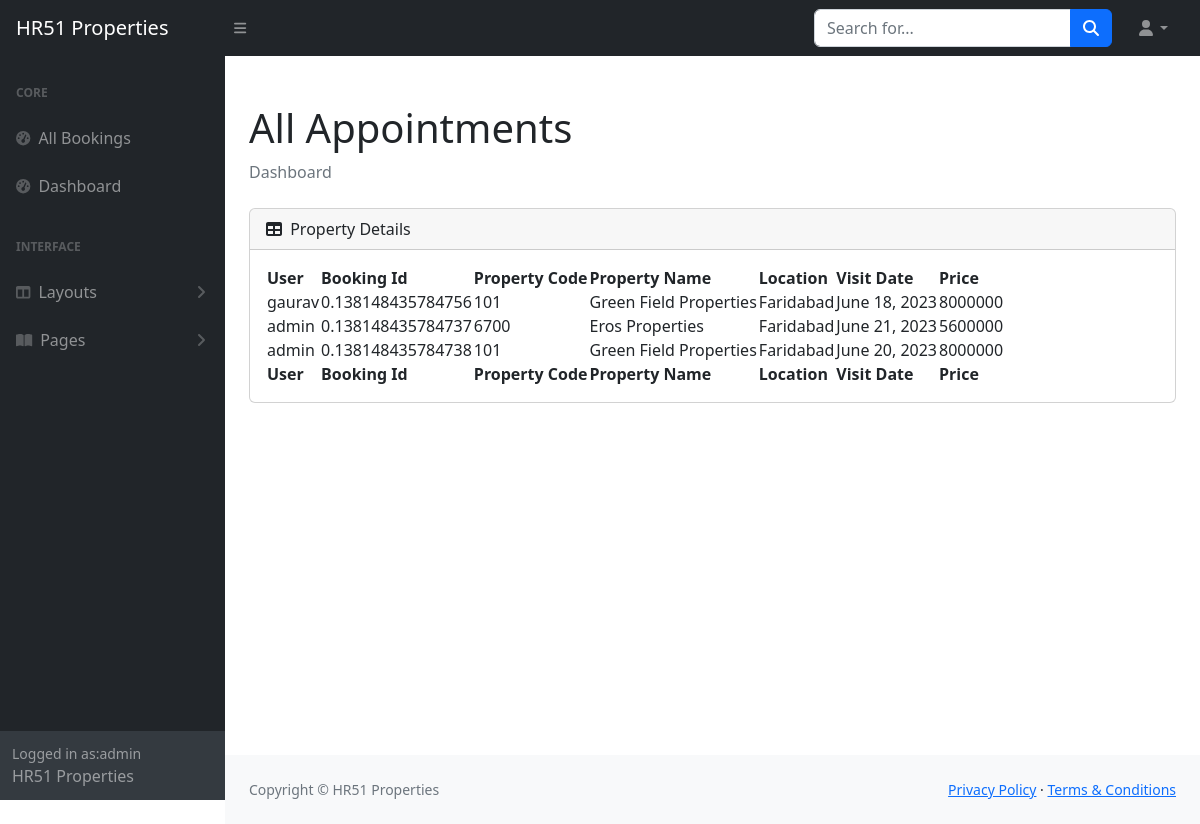
The app's page /staff/allbookings (signed in) with its own data.
### realestate/models.py (models this page shows, shortened)
class Reservation(models.Model):
    check_out = models.DateField(null=True, blank=True)
    room = models.ForeignKey(PropertyView, on_delete = models.CASCADE)
    guest = models.ForeignKey(User, on_delete= models.CASCADE)
    booking_id = models.CharField(max_length=100,default="null")

class PropertyView(models.Model):
    ROOM_STATUS = (
    ("1", "Available"),
    ("2", "Not Available"),
    )
    ROOM_TYPE = (
    ("1", "premium"),
    ("2", "deluxe"),
    ("3","basic"),
    )
    PROP_ROOM = (
    ("1", "1BHK"),
    ("2", "2BHK"),
    ("3", "3BHK"),
    ("4", "4BHK"),
    ("5", "5BHK"),
    ("6", "6BHK"),
    ("7", "7BHK"),
    )
    ROOMOWNERSHIP = (
    ("1", "First Owner"),
    ("2", "Second Owners"),
    ("3", "Third Owners"),
    ("4", "FreeHold"),
    ("5", "Multiple Owners"),
    )
    SIZERATE = (
    ("1", "1"),
    ("2", "2"),
    ("3", "3"),
    ("4", "4"),
    ("5", "5"),
    ("6", "6"),
    ("7", "7"),
    ("8", "8"),
    )
    PROP_STATUS = (
    ("1", "For Sell"),
    ("2", "For Rent/lease"),
    ("3", "Not Available"),
    )
    PROP_TYPE = (
    ("1", "Independent Builder Floor"),
    ("2", "Builder Floor"),
    ("3", "Not Available"),
    )
    title = models.CharField(max_length=50,null=True)
    room_type = models.CharField(max_length=50,choices = ROOM_TYPE)
    prop_status = models.CharField(max_length=50,choices = ROOM_STATUS, null=True)
    prop_sell = models.CharField(max_length=50,choices = PROP_STATUS, null=True)
    prop_type = models.CharField(max_length=50,choices = PROP_TYPE, null=True)
    property_bhk = models.CharField(max_length=50,choices = PROP_ROOM, null=True)
    capacity = models.IntegerField(null=True)
    propety_code = models.IntegerField(null=True)
    price = models.IntegerField(null=True)
    size = models.IntegerField(null=True)
    hotel = models.ForeignKey(Realator, on_delete = models.CASCADE)
    status = models.CharField(choices =ROOM_STATUS,max_length = 15)
    roomnumber = models.IntegerField(null=True)
    yearbuild = models.IntegerField(null=True)
    address = models.CharField(max_length=150, null=True)
    ownership = models.CharField(max_length=150, null=True, choices= ROOMOWNERSHIP)
    Configuration = models.CharField(max_length = 800, null=True)
    content = models.CharField(max_length = 1500, null=True)
    flooring = models.CharField(max_length = 50, null=True)
    parking = models.CharField(max_length = 100, null=True)
    water_source = models.CharField(max_length = 100, null=True)
    widthroad = models.CharField(max_length = 100, null=True)
    powerbackup = models.CharField(max_length = 100, null=True)
    consider = models.CharField(max_length = 2000, null=True)
    nearby = models.CharField(max_length = 200, null=True)
    facing = models.CharField(max_length = 50, null=True)
    property_age = models.CharField(max_length = 10, null=True)
    furnished_details = models.CharField(max_length = 2000, null=True)
    loan_available = models.CharField(max_length=450, null=True)
    image = models.ImageField(upload_to='post/', null=True)
    image1 = models.ImageField(upload_to='post/', null=True)
    image2 = models.ImageField(upload_to='post/', null=True)
    image3 = models.ImageField(upload_to='post/', null=True)
    image4 = models.ImageField(upload_to='post/', null=True)
    url = models.CharField(max_length=100, null=True)
    map = models.CharField(max_length=450, null=True)
    is_published = models.BooleanField(default=True, null=True)
    post_date = models.DateTimeField(auto_now_add=True, null=True, blank=True)
    list_date = models.DateTimeField(default=datetime.now, blank=True)

class Realator(models.Model):
    name = models.CharField(max_length=30,default="HR51")
    owner = models.CharField(max_length=20, default="Karan Bhadana")
    location = models.CharField(max_length=50, default="Faridabad")
    state = models.CharField(max_length=50,default="Haryana")
    country = models.CharField(max_length=50,default="India")
    contact = models.CharField(max_length=50,default="987124****", null=True)
    intro = models.CharField(max_length=350,default="RealEstate Agent", null=True)
    url = models.CharField(max_length=100, null=True)
    owner_image = models.ImageField(upload_to='user/', null=True)
    area_image = models.ImageField(upload_to='user/', null=True)
    add_date = models.DateTimeField(auto_now_add=True, null=True, blank=True)

### realestate/views.py (the view)
# urls.py: path('staff/allbookings', views.all_bookings,name="allbookigs"),
@login_required(login_url='/staff')
def all_bookings(request):
    bookings = Reservation.objects.all()
    if not bookings:
        messages.warning(request, "No Bookings Found")
    return HttpResponse(render(request, 'staff/allbookings.html', {'bookings': bookings}))

### templates/staff/allbookings.html (shortened to what this page needs)
{% block css %}
<link rel="stylesheet" href="https://cdn.jsdelivr.net/npm/bootstrap@4.0.0/dist/css/bootstrap.min.css"
>
<link href="https://cdn.jsdelivr.net/npm/simple-datatables@7.1.2/dist/style.min.css" rel="stylesheet" />
<link href="/static/css/staff.css" rel="stylesheet" />
{% endblock css %}
{% block body %}
<section class="sb-nav-fixed">
    <nav class="sb-topnav navbar navbar-expand navbar-dark bg-dark">
        <a class="navbar-brand ps-3" href="/">HR51 Properties</a>
        <button class="btn btn-link btn-sm order-1 order-lg-0 me-4 me-lg-0" id="sidebarToggle" href="#!"><i
                class="fas fa-bars"></i></button>
        <form class="d-none d-md-inline-block form-inline ms-auto me-0 me-md-3 my-2 my-md-0">
            <div class="input-group">
                <input class="form-control" type="text" placeholder="Search for..." aria-label="Search for..."
                    aria-describedby="btnNavbarSearch" />
                <button class="btn btn-primary" id="btnNavbarSearch" type="button"><i
                        class="fas fa-search"></i></button>
            </div>
        </form>
        <ul class="navbar-nav ms-auto ms-md-0 me-3 me-lg-4">
            <li class="nav-item dropdown">
                <a class="nav-link dropdown-toggle" id="navbarDropdown" href="#" role="button" data-bs-toggle="dropdown"
                    aria-expanded="false"><i class="fas fa-user fa-fw"></i></a>
            </li>
        </ul>
    </nav>
    <div id="layoutSidenav">
        <div id="layoutSidenav_nav">
            <nav class="sb-sidenav accordion sb-sidenav-dark" id="sidenavAccordion">
                <div class="sb-sidenav-menu">
                    <div class="nav">
                        <div class="sb-sidenav-menu-heading">Core</div>
                        <a class="nav-link" href="/staff/allbookings">
                            <div class="sb-nav-link-icon"><i class="fas fa-tachometer-alt"></i></div>
                            All Bookings
                        </a>
                        <a class="nav-link" href="/staff/panel">
                            <div class="sb-nav-link-icon"><i class="fas fa-tachometer-alt"></i></div>
                            Dashboard
                        </a>
                        <div class="sb-sidenav-menu-heading">Interface</div>
                        <a class="nav-link collapsed" href="#" data-bs-toggle="collapse"
                            data-bs-target="#collapseLayouts" aria-expanded="false" aria-controls="collapseLayouts">
                            <div class="sb-nav-link-icon"><i class="fas fa-columns"></i></div>
                            Layouts
                            <div class="sb-sidenav-collapse-arrow"><i class="fas fa-angle-down"></i></div>
                        </a>
                        <a class="nav-link collapsed" href="#" data-bs-toggle="collapse" data-bs-target="#collapsePages"
                            aria-expanded="false" aria-controls="collapsePages">
                            <div class="sb-nav-link-icon"><i class="fas fa-book-open"></i></div>
                            Pages
                            <div class="sb-sidenav-collapse-arrow"><i class="fas fa-angle-down"></i></div>
                        </a>
                    </div>
                </div>
                <div class="sb-sidenav-footer">
                    <div class="small">Logged in as:{{request.user}}</div>
                    HR51 Properties
                </div>
            </nav>
        </div>
        <div id="layoutSidenav_content">
            <main>
                <div class="container-fluid px-4">
                    <h1 class="mt-4">All Appointments</h1>
                    <ol class="breadcrumb mb-4">
                        <li class="breadcrumb-item active">Dashboard</li>
                    </ol>
                    <div class="card mb-4">
                        <div class="card-header">
                            <i class="fas fa-table me-1"></i>
                            Property Details
                        </div>
                        <div class="card-body">
                            <table id="datatablesSimple">
                                <thead>
                                    <tr>
                                        <th>User</th>
                                        <th>Booking Id</th>
                                        <th>Property Code</th>
                                        <th>Property Name</th>
                                        <th>Location</th>
                                        <th>Visit Date</th>
                                        <th>Price</th>
                                    </tr>
                                </thead>
                                <tfoot>
                                    <tr>
                                        <th>User</th>
                                        <th>Booking Id</th>
                                        <th>Property Code</th>
                                        <th>Property Name</th>
                                        <th>Location</th>
                                        <th>Visit Date</th>
                                        <th>Price</th>
                                    </tr>
                                </tfoot>
                                <tbody>
                                    {% for each_booking in bookings %}
                                    <tr>
                                        <td>{{each_booking.guest.username}}</td>
                                        <td>{{each_booking.booking_id}}</td>
                                        <td>{{each_booking.room.roomnumber}}</td>
                                        <td>{{each_booking.room.title}}</td>
                                        <td>{{each_booking.room.hotel.location}}</td>
                                        <td>{{each_booking.check_out}}</td>
                                        <td>{{each_booking.room.price}}</td>
                                    </tr>
                                    {% endfor %}
                                </tbody>
                            </table>
                        </div>
                    </div>
                </div>
            </main>
            <footer class="py-4 bg-light mt-auto">
                <div class="container-fluid px-4">
                    <div class="d-flex align-items-center justify-content-between small">
                        <div class="text-muted">Copyright &copy; HR51 Properties</div>
                        <div>
                            <a href="/privacy">Privacy Policy</a>
                            &middot;
                            <a href="/terms">Terms &amp; Conditions</a>
                        </div>
                    </div>
                </div>
            </footer>
        </div>
    </div>
</section>
{% endblock body %}

### records on screen
Reservation: guest.username "gaurav", booking_id "0.138148435784756", room.roomnumber "101", room "Green Field Properties", room.hotel.location "Faridabad", check_out "June 18, 2023", room.price "8000000"
Reservation: guest.username "admin", booking_id "0.138148435784737", room.roomnumber "6700", room "Eros Properties", room.hotel.location "Faridabad", check_out "June 21, 2023", room.price "5600000"
Reservation: guest.username "admin", booking_id "0.138148435784738", room.roomnumber "101", room "Green Field Properties", room.hotel.location "Faridabad", check_out "June 20, 2023", room.price "8000000"

### other values on screen
{{ request.user }} "admin"
